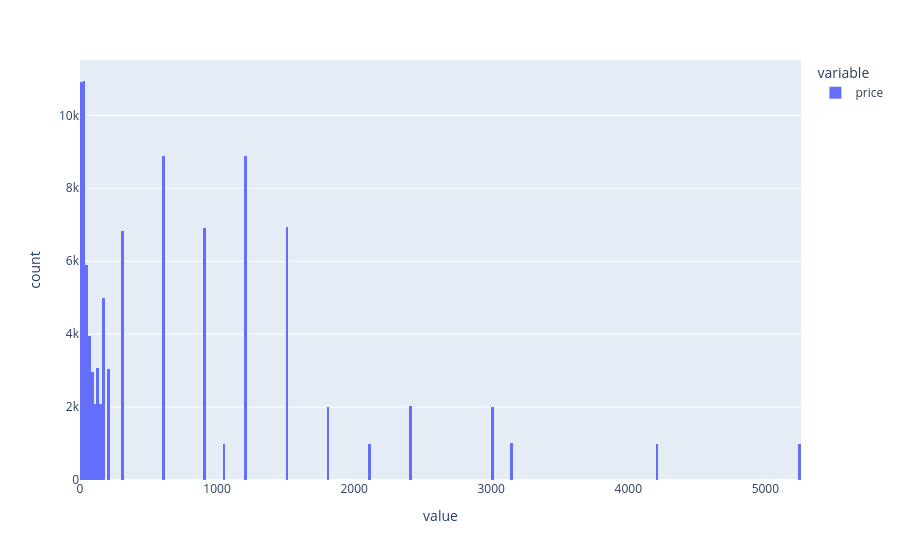

The notebook cell saved with this chart:
### Code cell
px.histogram(data.price)

### Figure 1 — Plotly figure (JSON) as saved in the notebook; plotly's stock layout.template omitted (floating-point values rounded to 4 significant figures; data arrays with more than 128 entries replaced by an {"elided": "..."} marker saying what was removed)
{"data": [{"bingroup": "x", "hovertemplate": "variable=price<br>value=%{x}<br>count=%{y}<extra></extra>", "legendgroup": "price", "marker": {"color": "#636efa", "pattern": {"shape": ""}}, "name": "price", "orientation": "v", "showlegend": true, "type": "histogram", "x": {"elided": "99457 float values"}, "xaxis": "x", "yaxis": "y"}], "layout": {"barmode": "relative", "legend": {"title": {"text": "variable"}, "tracegroupgap": 0}, "margin": {"t": 60}, "xaxis": {"anchor": "y", "domain": [0, 1], "title": {"text": "value"}}, "yaxis": {"anchor": "x", "domain": [0, 1], "title": {"text": "count"}}}}
